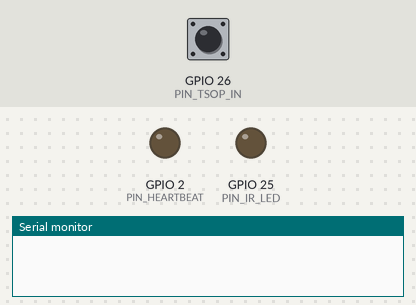
Bench run of a sketch on a simulated ESP32. Shown: output pins drawn as LEDs (lit = HIGH), the last lines printed to the serial monitor. Wiring (inferred from the names in the program): IR receiver: data GPIO 26. Dashed ring = blinking. The inputs (shaded band) are chosen by the test bench; at power-on: GPIO 26 (PIN_TSOP_IN) HIGH.

Above: at 0.0 s.
At 1.4 s:
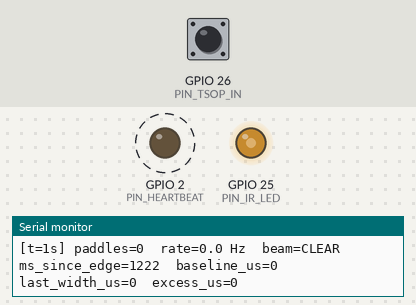
1.5 s: GPIO 26 (PIN_TSOP_IN) pulled LOW for 0.15 s
Timing chart, 0 to 10.6 s (numbered marks = the images above; inputs shaded):
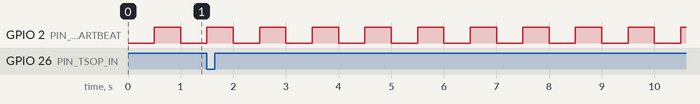

Measured:
- by itself, GPIO 2 (PIN_HEARTBEAT): alternates HIGH for 0.50 s and LOW for 0.50 s

The sketch:

Combine_Firmware_Version-1.ino
```cpp
/*
 * Yield Monitor - Combine Firmware v1
 * ESP32 + Chanzon 5mm 940nm IR LED + TSOP4838 receiver
 *
 * CHANGES FROM v0.4 (2026-09-25):
 *   1. Added per-event occlusion WIDTH capture (in microseconds) via ISR-side
 *      pulse timing. Each falling edge (beam becomes BLOCKED, TSOP OUT goes HIGH)
 *      records t_start_us. Each rising edge (beam becomes CLEAR) records
 *      t_end_us and computes width_us = t_end - t_start.
 *   2. Added a ring buffer of the last N=64 completed events, each storing
 *      {timestamp_us, width_us}.
 *   3. Main loop now computes and reports:
 *        - baseline_us: mean of the narrowest 25% of recent widths
 *          (empty-paddle floor - grain never makes a paddle narrower)
 *        - last_width_us: width of the most recent completed event
 *        - excess_us: last_width_us - baseline_us, floored at 0
 *          (this is the grain-loading signal for Phase 2 calibration)
 *   4. Added a compile-time CSV_STREAM flag. When defined, each completed
 *      event is also emitted as a single CSV line:
 *        EVT,<paddle_count>,<t_us>,<width_us>
 *      Turn on for offline analysis in Python. Turn off for cleaner status
 *      output during interactive use.
 *   5. Header pulse-rate expectation updated to reflect measured on-machine
 *      data from 2026-09-25:
 *        - Empty CGE at 2800 engine RPM = ~7 Hz sustained (stdev 0.59 Hz)
 *      Previous v0.3/v0.4 header cited 17 Hz predicted from a 450 RPM head
 *      shaft measurement that did not reconcile with observed rate. Observed
 *      rate now supersedes the geometric prediction.
 *
 * BASIS FOR CHANGES:
 *   Real machine data from 2026-09-25 (empty CGE, Case IH 1480, 2800 engine RPM)
 *   showed 7 Hz paddle passing rate. See
 *   docs/recon_results/2026-09-25_cge_empty_2800rpm.md for full test writeup.
 *
 * Target: Case IH 1480 clean grain elevator paddle counter
 * Elevator: 8" throat, glass-window mount, paddles every 6.52" (CA550 chain, 4 links)
 * Observed paddle rate (empty, 2800 engine RPM): 7 Hz sustained, 9 Hz peak
 *
 * Hardware wiring (bench + on-machine):
 *   GPIO 25 -> IR LED anode (through ~150 ohm resistor to +3.3V)
 *              (LEDC PWM drives 38 kHz carrier on GPIO 25)
 *   GPIO 26 <- TSOP4838 OUT pin (has internal pull-up, active LOW when IR detected)
 *   GPIO 2  -> Onboard LED (heartbeat)
 *
 * Author: Mike Otto's 1480 yield monitor project
 * Date: 2026-09-25 (v0.5: per-event width capture, on-machine calibration)
 */

#include <Arduino.h>

// ---- Compile-time options ----
// Uncomment to emit one CSV line per completed event (verbose but great for
// offline analysis). Comment out for cleaner status-only output.
#define CSV_STREAM

// ---- Pin assignments ----
constexpr int PIN_IR_LED    = 25;   // 38 kHz PWM carrier out
constexpr int PIN_TSOP_IN   = 26;   // TSOP4838 signal in (active LOW when clear)
constexpr int PIN_HEARTBEAT = 2;    // Onboard LED

// ---- LEDC (PWM) config for 38 kHz carrier (ESP32 Core 3.x API) ----
constexpr int LEDC_FREQ_HZ    = 38000;
constexpr int LEDC_RESOLUTION = 8;
constexpr int LEDC_DUTY       = 128;   // 50% duty

// ---- Debounce ----
// At 7 Hz observed / 9 Hz peak, full cycle is 111-143 ms. Half-cycle is 55-71 ms.
// 10 ms debounce leaves ~5x margin against the shortest legit half-cycle.
constexpr unsigned long DEBOUNCE_US = 10000UL;   // 10 ms in microseconds

// ---- Event ring buffer ----
constexpr int EVENT_BUF_SIZE = 64;   // Rolling window of recent events

struct PaddleEvent {
  uint32_t t_start_us;    // micros() at falling edge (beam went BLOCKED)
  uint32_t width_us;      // duration BLOCKED, in microseconds
};

volatile PaddleEvent g_events[EVENT_BUF_SIZE];
volatile int          g_eventHead = 0;   // next write slot
volatile int          g_eventCount = 0;  // total completed events written

// ---- ISR state ----
// TSOP4838: OUT is LOW when carrier detected (beam CLEAR).
//           OUT is HIGH when no carrier (beam BLOCKED).
volatile int      g_lastStableState  = LOW;      // LOW = CLEAR, HIGH = BLOCKED
volatile uint32_t g_lastEdgeUs       = 0;        // For debounce
volatile uint32_t g_blockStartUs     = 0;        // Set when beam becomes BLOCKED
volatile unsigned long g_paddleCount = 0;        // Total paddles observed

// ---- Main-loop reporting state ----
unsigned long g_lastReportMs   = 0;
unsigned long g_lastReportCount = 0;
int           g_lastEventReported = 0;   // How many events we've CSV'd so far

// ---- ISR: TSOP edge detection with debounce + width capture ----
void IRAM_ATTR tsopIsr() {
  uint32_t now_us = micros();
  if (now_us - g_lastEdgeUs < DEBOUNCE_US) return;

  int state = digitalRead(PIN_TSOP_IN);
  if (state == g_lastStableState) return;

  g_lastStableState = state;
  g_lastEdgeUs = now_us;

  if (state == HIGH) {
    // Beam JUST BLOCKED - paddle leading edge entering beam
    g_blockStartUs = now_us;
    g_paddleCount++;
  } else {
    // Beam JUST CLEARED - paddle trailing edge leaving beam
    // Compute width and write event to ring buffer
    if (g_blockStartUs != 0) {
      uint32_t width = now_us - g_blockStartUs;
      int slot = g_eventHead;
      g_events[slot].t_start_us = g_blockStartUs;
      g_events[slot].width_us   = width;
      g_eventHead = (g_eventHead + 1) % EVENT_BUF_SIZE;
      g_eventCount++;
    }
  }
}

// ---- Compute empty-paddle baseline as mean of narrowest 25% of buffer ----
uint32_t computeBaselineUs() {
  // Snapshot buffer
  noInterrupts();
  int nAvail = (g_eventCount < EVENT_BUF_SIZE) ? g_eventCount : EVENT_BUF_SIZE;
  uint32_t widths[EVENT_BUF_SIZE];
  for (int i = 0; i < nAvail; i++) {
    widths[i] = g_events[i].width_us;
  }
  interrupts();

  if (nAvail < 4) return 0;

  // Sort ascending (simple insertion sort - small array)
  for (int i = 1; i < nAvail; i++) {
    uint32_t key = widths[i];
    int j = i - 1;
    while (j >= 0 && widths[j] > key) {
      widths[j+1] = widths[j];
      j--;
    }
    widths[j+1] = key;
  }

  // Mean of narrowest 25%
  int nUse = nAvail / 4;
  if (nUse < 1) nUse = 1;
  uint64_t sum = 0;
  for (int i = 0; i < nUse; i++) sum += widths[i];
  return (uint32_t)(sum / nUse);
}

uint32_t lastEventWidthUs() {
  noInterrupts();
  int last = (g_eventHead - 1 + EVENT_BUF_SIZE) % EVENT_BUF_SIZE;
  uint32_t w = (g_eventCount > 0) ? g_events[last].width_us : 0;
  interrupts();
  return w;
}

void setup() {
  Serial.begin(115200);
  delay(200);
  Serial.println();
  Serial.println(F("==============================================="));
  Serial.println(F("Yield Monitor Bench v0.5 - Width Capture"));
  Serial.println(F("==============================================="));

  // 38 kHz carrier
  ledcAttach(PIN_IR_LED, LEDC_FREQ_HZ, LEDC_RESOLUTION);
  ledcWrite(PIN_IR_LED, LEDC_DUTY);
  Serial.print(F("IR carrier: "));
  Serial.print(LEDC_FREQ_HZ);
  Serial.print(F(" Hz on GPIO "));
  Serial.println(PIN_IR_LED);

  // TSOP input
  pinMode(PIN_TSOP_IN, INPUT_PULLUP);
  attachInterrupt(digitalPinToInterrupt(PIN_TSOP_IN), tsopIsr, CHANGE);
  Serial.print(F("TSOP input: GPIO "));
  Serial.println(PIN_TSOP_IN);

  // Heartbeat
  pinMode(PIN_HEARTBEAT, OUTPUT);

  Serial.print(F("Debounce: "));
  Serial.print(DEBOUNCE_US / 1000);
  Serial.println(F(" ms"));
  Serial.print(F("Event buffer: "));
  Serial.print(EVENT_BUF_SIZE);
  Serial.println(F(" slots"));

#ifdef CSV_STREAM
  Serial.println(F("CSV_STREAM enabled - per-event lines emitted as EVT,count,t_us,width_us"));
#endif

  Serial.println(F("Ready."));
  Serial.println();

  g_lastReportMs = millis();
}

void loop() {
  unsigned long now = millis();

  // Heartbeat
  digitalWrite(PIN_HEARTBEAT, (now / 500) % 2);

#ifdef CSV_STREAM
  // Emit CSV line for each newly completed event
  noInterrupts();
  int currentEvents = g_eventCount;
  interrupts();
  while (g_lastEventReported < currentEvents) {
    // Find the event N-back in the ring buffer
    int howFarBack = currentEvents - g_lastEventReported;
    if (howFarBack > EVENT_BUF_SIZE) {
      // We fell behind - skip ahead to the oldest still-in-buffer
      g_lastEventReported = currentEvents - EVENT_BUF_SIZE;
      howFarBack = EVENT_BUF_SIZE;
    }
    int slot = (g_eventHead - howFarBack + EVENT_BUF_SIZE) % EVENT_BUF_SIZE;
    noInterrupts();
    uint32_t t_us = g_events[slot].t_start_us;
    uint32_t w_us = g_events[slot].width_us;
    interrupts();
    Serial.print(F("EVT,"));
    Serial.print(g_lastEventReported + 1);
    Serial.print(F(","));
    Serial.print(t_us);
    Serial.print(F(","));
    Serial.println(w_us);
    g_lastEventReported++;
  }
#endif

  // Status report every 1000 ms
  if (now - g_lastReportMs >= 1000) {
    noInterrupts();
    unsigned long count = g_paddleCount;
    uint32_t lastEdgeUs = g_lastEdgeUs;
    int beamState = g_lastStableState;
    interrupts();

    unsigned long deltaCount = count - g_lastReportCount;
    float hz = (float)deltaCount * 1000.0f / (float)(now - g_lastReportMs);
    uint32_t msSinceEdge = (micros() - lastEdgeUs) / 1000;

    uint32_t baseline = computeBaselineUs();
    uint32_t lastWidth = lastEventWidthUs();
    int32_t excess = (int32_t)lastWidth - (int32_t)baseline;
    if (excess < 0) excess = 0;

    Serial.print(F("[t="));
    Serial.print(now / 1000);
    Serial.print(F("s] paddles="));
    Serial.print(count);
    Serial.print(F("  rate="));
    Serial.print(hz, 1);
    Serial.print(F(" Hz  beam="));
    Serial.print(beamState == HIGH ? F("BLOCKED") : F("CLEAR  "));
    Serial.print(F("  ms_since_edge="));
    Serial.print(msSinceEdge);
    Serial.print(F("  baseline_us="));
    Serial.print(baseline);
    Serial.print(F("  last_width_us="));
    Serial.print(lastWidth);
    Serial.print(F("  excess_us="));
    Serial.print(excess);
    Serial.println();

    g_lastReportMs = now;
    g_lastReportCount = count;
  }
}
```
